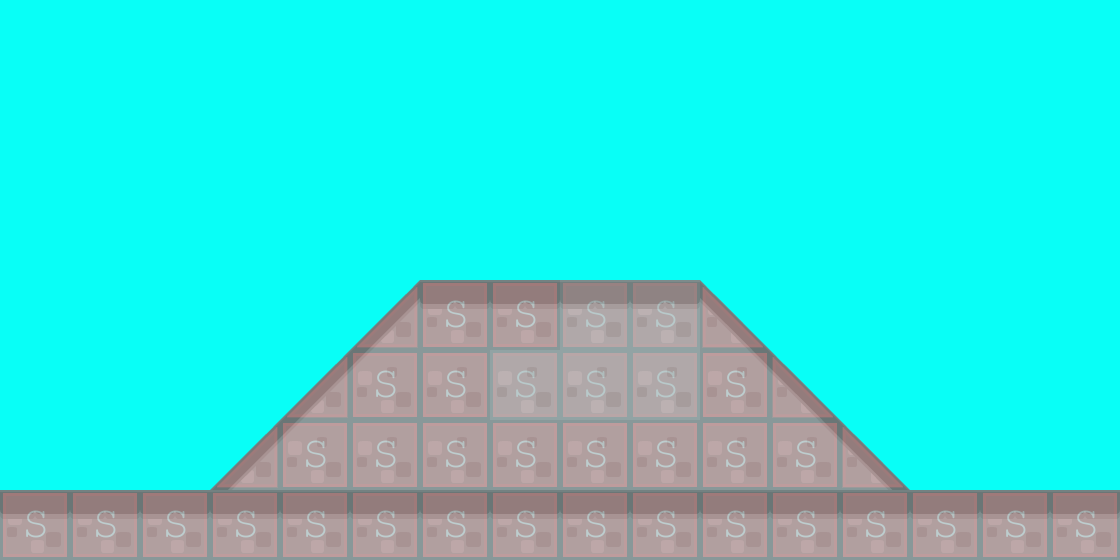

Below is a game level as drawn by its tile map, then a one-line description and the .tmx that defines it (tile-layer data replaced by summaries):
An orthogonal 16x8 tile map with 70x70 px tiles, 3 tile layers (background1, collision, foreground), 2 tilesets and 3 objects (2x PlayerBase, EnemyBase).

<map version="1.0" orientation="orthogonal" renderorder="right-down" width="16" height="8" tilewidth="70" tileheight="70" backgroundcolor="#08fff7">
 <tileset firstgid="1" name="background-tiles" tilewidth="70" tileheight="70">
  <image source="../img/background-tiles.png" width="910" height="910" />
  <tile id="56">
   <properties>
    <property name="type" value="solid" />
   </properties>
  </tile>
  <tile id="57">
   <properties>
    <property name="type " value="solid" />
   </properties>
  </tile>
 </tileset>
 <tileset firstgid="170" name="meta-tiles" tilewidth="70" tileheight="70">
  <image source="../img/meta-tiles.png" width="350" height="70" />
  <tile id="1">
   <properties>
    <property name="type" value="lslope" />
   </properties>
  </tile>
  <tile id="3">
   <properties>
    <property name="type" value="rslope" />
   </properties>
  </tile>
  <tile id="4">
   <properties>
    <property name="type" value="solid" />
   </properties>
  </tile>
 </tileset>
 <layer name="background1" width="16" height="8">
  <data>[128 cells, 40 non-empty, 6 distinct tile ids]</data>
 </layer>
 <layer name="collision" width="16" height="8" opacity="0.21">
  <data>[128 cells, 40 non-empty, 3 distinct tile ids]</data>
 </layer>
 <objectgroup name="Bases">
  <object name="EnemyBase" x="979" y="348" width="70" height="141" />
  <object name="PlayerBase" x="70" y="349" width="69" height="140" />
  <object name="PlayerBase" x="510" y="173" width="47" height="104" />
 </objectgroup>
 <layer name="foreground" width="16" height="8" opacity="0.29">
  <data>[128 cells, 5 non-empty, 2 distinct tile ids]</data>
 </layer>
</map>
